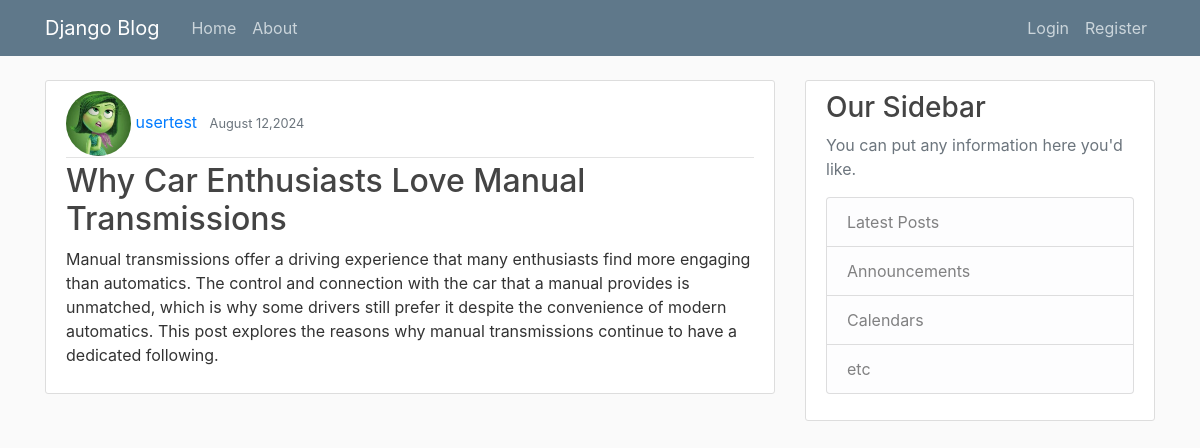
/post/27/, run on the app's committed database.
### blog/models.py (models this page shows, shortened)
class Post(models.Model):
  title=models.CharField(max_length=100)
  content=models.TextField()
  date_posted=models.DateTimeField(default=timezone.now)
  author=models.ForeignKey(User,on_delete=models.CASCADE)

### users/models.py (models this page shows, shortened)
class Profile(models.Model):
    user = models.OneToOneField(User, on_delete=models.CASCADE)
    image = models.ImageField(default='default.jpg', upload_to='profile_pics')

### blog/views.py (the view)
# urls.py: path('post/<int:pk>/', PostDetailView.as_view(), name='post-detail'),
class PostDetailView(DetailView):
  model=Post

### blog/templates/blog/post_detail.html (shortened to what this page needs)
{% extends "blog/base.html" %} {% block content %}
<article class="media content-section">
  <div class="media-body">
    <div class="article-metadata">
      <img class="rounded-circle article-img" src="{{ object.author.profile.image.url }}">
      <a class="mr-2" href="{% url 'user-posts' object.author.username %}">{{ object.author }}</a>
      <small class="text-muted">{{ object.date_posted|date:"F d,Y" }}</small>
    </div>
    <h2  class="article-title" >{{ object.title }}</h2>
    <p class="article-content">{{ object.content }}</p>
  </div>
</article>{% endblock content %}

### blog/static/blog/main.css (style rules this page uses)
body { background: #fafafa; color: #333333; margin-top: 5rem; }
h1, h2, h3, h4, h5, h6 { color: #444444; }
.content-section { background: #ffffff; padding: 10px 20px; border: 1px solid #dddddd; border-radius: 3px; margin-bottom: 20px; }
.article-title { color: #444444; }
.article-content { white-space: pre-line; }
.article-img { height: 65px; width: 65px; }
.article-metadata { padding-bottom: 1px; margin-bottom: 4px; border-bottom: 1px solid #e3e3e3; }

### data on the page
Post: author.profile.image (picture), author "usertest", date_posted "August 12,2024", title "Why Car Enthusiasts Love Manual Transmissions", content "Manual transmissions offer a driving experience that many enthusiasts find more engaging than automatics. The control and connection with the car that a manual provides is unmatched, which is why some drivers still prefer it despite the convenience of modern automatics. This post explores the reasons why manual transmissions continue to have a dedicated following."
